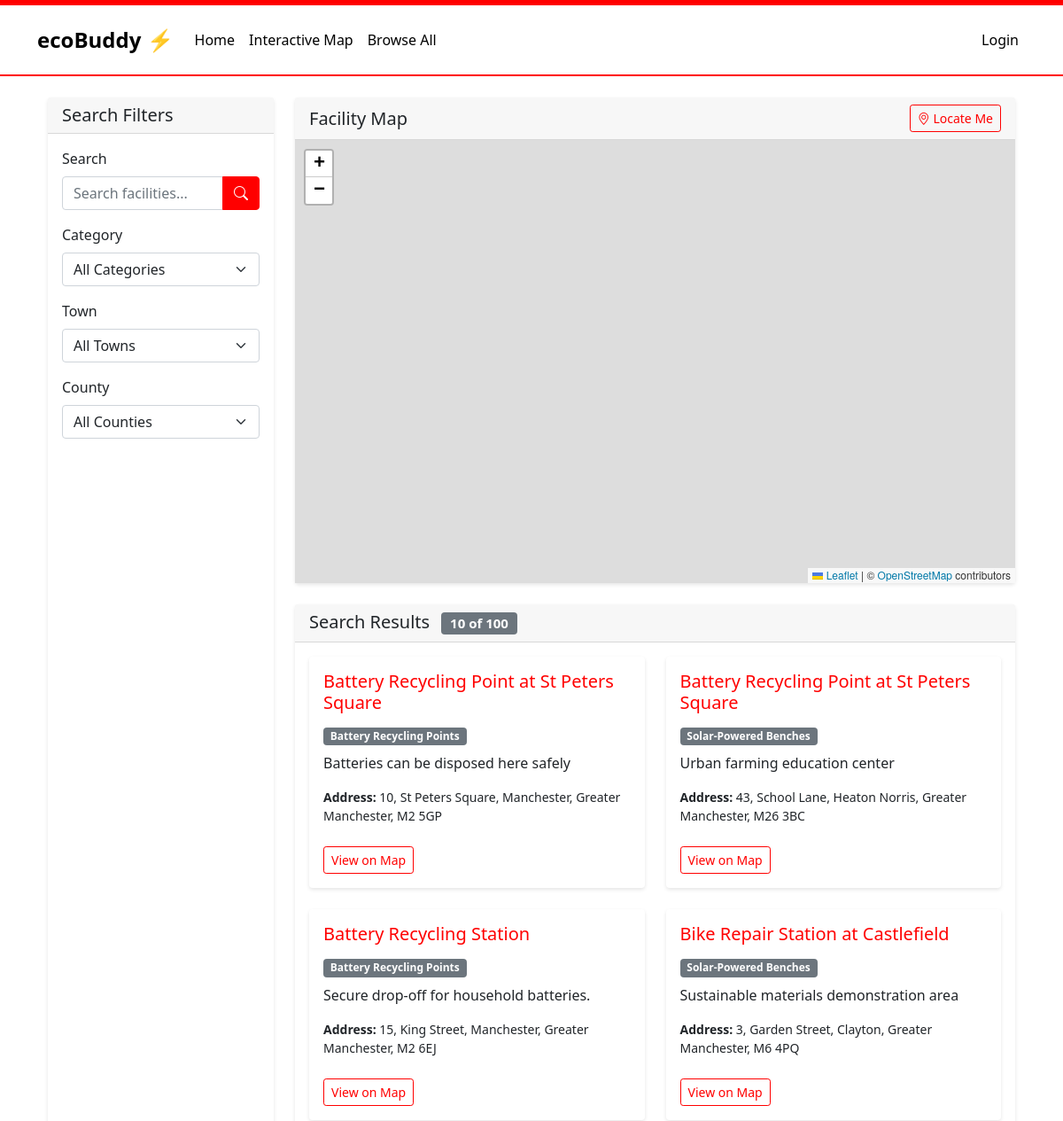
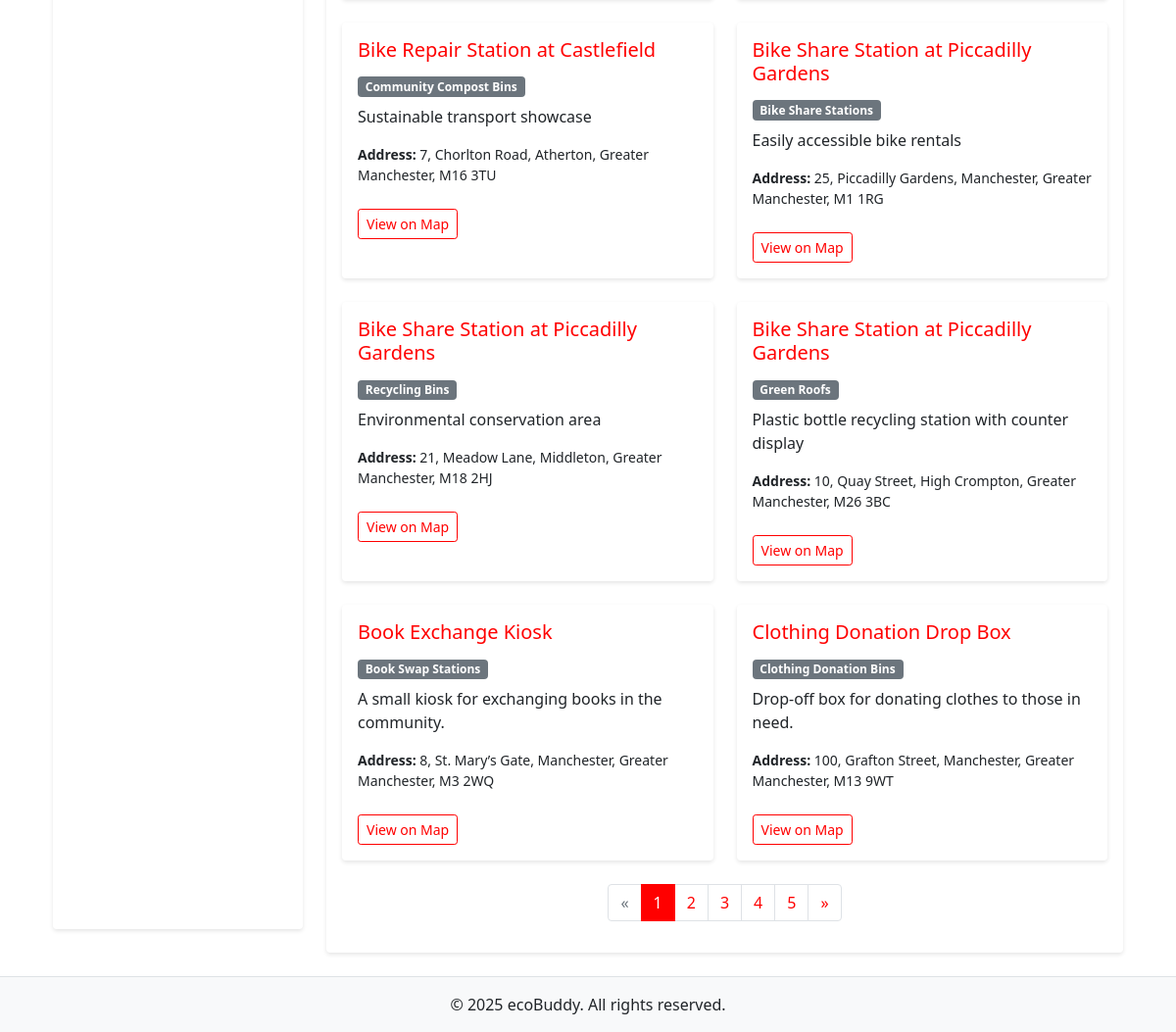
/map.php, run on the app's committed database (2 pictures, top to bottom).
### tables this page shows
CREATE TABLE ecoFacilities (
                               id INTEGER PRIMARY KEY AUTOINCREMENT NOT NULL UNIQUE,
                               title VARCHAR(50) NOT NULL,
                               category INTEGER,
                               description VARCHAR(150) NOT NULL,
                               houseNumber VARCHAR(50),
                               streetName VARCHAR(50),
                               county VARCHAR(50),
                               town VARCHAR(50),
                               postcode VARCHAR(7) NOT NULL,
                               lng FLOAT NOT NULL,
                               lat FLOAT NOT NULL,
                               contributor INTEGER,
                               FOREIGN KEY (category) REFERENCES ecoCategories(id),
                               FOREIGN KEY (contributor) REFERENCES ecoUser(id)
);

CREATE TABLE "ecoCategories"
(
	id INTEGER not null
		primary key
		unique,
	name VARCHAR(50) not null
		unique
);

### map.php (called while the page is built, shortened)
<?php
require_once('Models/EcoFacilitySet.php');
require_once('Models/CategorySet.php');
$view = new stdClass();
$view->pageTitle = 'Facility Map';
$facilitySet = new EcoFacilitySet();
$categorySet = new CategorySet();
$page = isset($_GET['page']) ? max(1, intval($_GET['page'])) : 1;
$limit = 10;
$view->searchTerm = isset($_GET['searchTerm'])
    ? filter_var($_GET['searchTerm'], FILTER_SANITIZE_FULL_SPECIAL_CHARS)
    : '';
$view->selectedCategory = isset($_GET['category'])
    ? filter_var($_GET['category'], FILTER_SANITIZE_NUMBER_INT)
    : null;
$view->selectedTown = isset($_GET['town'])
    ? filter_var($_GET['town'], FILTER_SANITIZE_FULL_SPECIAL_CHARS)
    : '';
$view->selectedCounty = isset($_GET['county'])
    ? filter_var($_GET['county'], FILTER_SANITIZE_FULL_SPECIAL_CHARS)
    : '';
$additionalFilters = [
    'town' => $view->selectedTown,
    'county' => $view->selectedCounty
];
$view->facilities = $facilitySet->searchFacilities(
    $view->searchTerm,
    $view->selectedCategory,
    $page,
    $limit,
    $additionalFilters
);
$view->totalResults = $facilitySet->getTotalCount(
    $view->searchTerm,
    $view->selectedCategory,
    $additionalFilters
);
$view->currentPage = $page;
$view->totalPages = ceil($view->totalResults / $limit);
$view->statuses = [];
$view->categories = $categorySet->fetchAllCategories();
$view->towns = $facilitySet->getUniqueTowns();
$view->counties = $facilitySet->getUniqueCounties();
require_once('Views/map.phtml');

### Models/Database.php (called while the page is built, shortened)
<?php
class Database {
    private static $instance = null;
    private $dbConnection;
    private function __construct() {
        try {
            $this->dbConnection = new PDO('sqlite:' . __DIR__ . '/../db/ecobuddy.sqlite');
            $this->dbConnection->setAttribute(PDO::ATTR_ERRMODE, PDO::ERRMODE_EXCEPTION);
        }
        catch (PDOException $e) {
            echo "Database Connection Error: " . $e->getMessage();
            exit();
        }
    }
    public static function getInstance() {
        if (self::$instance === null) {
            self::$instance = new self();
        }
        return self::$instance;
    }
    public function getdbConnection() {
        return $this->dbConnection;
    }
}

### Models/EcoFacilitySet.php (called while the page is built, shortened)
<?php
require_once('Database.php');
require_once('EcoFacility.php');
class EcoFacilitySet {
    protected $_dbHandle;
    public function __construct() {
        $this->_dbInstance = Database::getInstance();
        $this->_dbHandle = $this->_dbInstance->getdbConnection();
    }
    public function getTotalCount($searchTerm = '', $category = null, $additionalFilters = []) {
        $sql = 'SELECT COUNT(*) as count FROM ecoFacilities WHERE 1=1';
        $params = [];
        $statement = $this->_dbHandle->prepare($sql);
        $statement->execute();
        $result = $statement->fetch();
        return $result['count'];
    }
    public function searchFacilities(
        $searchTerm = '',
        $category = null,
        $page = 1,
        $perPage = 10,
        $additionalFilters = [],
        $sortBy = 'title',
        $sortDir = 'asc'
    ) {
        $offset = ($page - 1) * $perPage;
        $sortDir = strtolower($sortDir) === 'desc' ? 'DESC' : 'ASC';
        $sql = 'SELECT * FROM ecoFacilities WHERE 1=1';
        $sql .= " ORDER BY $sortBy $sortDir LIMIT :limit OFFSET :offset";
        $statement = $this->_dbHandle->prepare($sql);
        $statement->bindValue(':limit', $perPage, PDO::PARAM_INT);
        $statement->bindValue(':offset', $offset, PDO::PARAM_INT);
        $statement->execute();
        $dataSet = [];
        while ($row = $statement->fetch()) {
            $dataSet[] = new EcoFacility($row);
        }
        return $dataSet;
    }
}

### Models/EcoFacility.php (called while the page is built, shortened)
<?php
class EcoFacility {
    protected $_id;
    protected $_title;
    protected $_description;
    protected $_houseNumber;
    protected $_streetName;
    protected $_county;
    protected $_town;
    protected $_postcode;
    public function __construct($dbRow) {
        $this->_id = $dbRow['id'];
        $this->_title = $dbRow['title'];
        $this->_description = $dbRow['description'];
        $this->_houseNumber = $dbRow['houseNumber'];
        $this->_streetName = $dbRow['streetName'];
        $this->_county = $dbRow['county'];
        $this->_town = $dbRow['town'];
        $this->_postcode = $dbRow['postcode'];
    }
    public function getId() { return $this->_id; }
    public function getTitle() { return $this->_title; }
    public function getDescription() { return $this->_description; }
    public function getFullAddress() {
        return implode(", ", array_filter([
            $this->_houseNumber,
            $this->_streetName,
            $this->_town,
            $this->_county,
            $this->_postcode
        ]));
    }
}

### Models/CategorySet.php (called while the page is built, shortened)
<?php
require_once('Database.php');
class Category {
    protected $_name;
    public function __construct($dbRow) {
        $this->_name = $dbRow['name'];
    }
    public function getName() { return $this->_name; }
}
class CategorySet {
    protected $_dbHandle;
    public function __construct() {
        $this->_dbInstance = Database::getInstance();
        $this->_dbHandle = $this->_dbInstance->getdbConnection();
    }
    public function fetchAllCategories() {
        $sqlQuery = 'SELECT * FROM ecoCategories ORDER BY name';
        $statement = $this->_dbHandle->prepare($sqlQuery);
        $statement->execute();
        $dataSet = [];
        while ($row = $statement->fetch()) {
            $dataSet[] = new Category($row);
        }
        return $dataSet;
    }
}

### Views/map.phtml (the view, shortened to what this page needs)
<?php require('template/header.phtml') ?>
    <div class="container-fluid mt-4">
        <div class="row">
            <div class="col-lg-3 col-md-4 mb-4">
                <div class="card h-100">
                    <div class="card-header">
                        <h5 class="mb-0">Search Filters</h5>
                    </div>
                    <div class="card-body">
                        <form id="searchForm">
                            <div class="mb-3">
                                <label for="searchTerm" class="form-label">Search</label>
                                <div class="input-group">
                                    <input
                                        type="text"
                                        class="form-control"
                                        id="searchTerm"
                                        name="searchTerm"
                                        placeholder="Search facilities..."
                                        value="<?php echo isset($_GET['searchTerm']) ? htmlspecialchars($_GET['searchTerm']) : ''; ?>"
                                    >
                                    <button class="btn btn-primary" type="submit">
                                        <i class="bi bi-search"></i>
                                    </button>
                                </div>
                            </div>
                            <div class="mb-3">
                                <label for="category" class="form-label">Category</label>
                                <select class="form-select" id="category" name="category">
                                    <option value="">All Categories</option>
                                </select>
                            </div>
                            <div class="mb-3">
                                <label for="town" class="form-label">Town</label>
                                <select class="form-select" id="town" name="town">
                                    <option value="">All Towns</option>
                                </select>
                            </div>
                            <div class="mb-3">
                                <label for="county" class="form-label">County</label>
                                <select class="form-select" id="county" name="county">
                                    <option value="">All Counties</option>
                                </select>
                            </div>
                        </form>
                    </div>
                </div>
            </div>
            <div class="col-lg-9 col-md-8">
                <div class="card mb-4">
                    <div class="card-header d-flex justify-content-between align-items-center">
                        <h5 class="mb-0">Facility Map</h5>
                        <button id="locateMe" class="btn btn-sm btn-outline-primary">
                            <i class="bi bi-geo-alt"></i> Locate Me
                        </button>
                    </div>
                    <div class="card-body p-0">
                        <div id="map" style="height: 500px;"></div>
                    </div>
                </div>
                <div class="card">
                    <div class="card-header">
                        <h5 class="mb-0">
                            Search Results
                            <span class="badge bg-secondary ms-2"><?php echo count($view->facilities); ?> of <?php echo $view->totalResults; ?></span>
                        </h5>
                    </div>
                    <div class="card-body">
                        <?php if (count($view->facilities) > 0): ?>
                            <div class="row row-cols-1 row-cols-md-2 g-4" id="searchResults">
                                <?php foreach ($view->facilities as $facility): ?>
                                    <div class="col">
                                        <div class="card h-100 facility-item" data-facility-id="<?php echo $facility->getId(); ?>">
                                            <div class="card-body">
                                                <h5 class="card-title text-red"><?php echo htmlspecialchars($facility->getTitle()); ?></h5>
                                                <?php
                                                $categoryName = "Unknown";
                                                foreach ($view->categories as $category) {
                                                    if ($category->getId() == $facility->getCategory()) {
                                                        $categoryName = $category->getName();
                                                        break;
                                                    }
                                                }
                                                ?>
                                                <span class="badge bg-secondary mb-2"><?php echo htmlspecialchars($categoryName); ?></span>
                                                <p class="card-text"><?php echo htmlspecialchars($facility->getDescription()); ?></p>
                                                <p class="card-text small">
                                                    <strong>Address:</strong> <?php echo htmlspecialchars($facility->getFullAddress()); ?>
                                                </p>
                                                <button class="btn btn-sm btn-outline-primary mt-2 view-on-map-btn">
                                                    View on Map
                                                </button>
                                            </div>
                                        </div>
                                    </div>
                                <?php endforeach; ?>
                            </div>
                            <?php if ($view->totalPages > 1): ?>
                                <nav aria-label="Search results pagination" class="mt-4">
                                    <ul class="pagination justify-content-center">
                                        <li class="page-item <?php echo $view->currentPage <= 1 ? 'disabled' : ''; ?>">
                                            <a
                                                class="page-link"
                                                href="<?php echo $view->currentPage > 1 ? '?page=' . ($view->currentPage - 1) . (isset($_GET['searchTerm']) ? '&searchTerm=' . urlencode($_GET['searchTerm']) : '') . (isset($_GET['category']) ? '&category=' . $_GET['category'] : '') : '#'; ?>"
                                                aria-label="Previous"
                                            >
                                                <span aria-hidden="true">&laquo;</span>
                                            </a>
                                        </li>
                                        <?php
                                        $startPage = max(1, $view->currentPage - 2);
                                        $endPage = min($view->totalPages, $startPage + 4);
                                        for ($i = $startPage; $i <= $endPage; $i++):
                                            ?>
                                            <li class="page-item <?php echo $i === $view->currentPage ? 'active' : ''; ?>">
                                                <a
                                                    class="page-link"
                                                    href="?page=<?php echo $i . (isset($_GET['searchTerm']) ? '&searchTerm=' . urlencode($_GET['searchTerm']) : '') . (isset($_GET['category']) ? '&category=' . $_GET['category'] : ''); ?>"
                                                >
                                                    <?php echo $i; ?>
                                                </a>
                                            </li>
                                        <?php endfor; ?>
                                        <li class="page-item <?php echo $view->currentPage >= $view->totalPages ? 'disabled' : ''; ?>">
                                            <a
                                                class="page-link"
                                                href="<?php echo $view->currentPage < $view->totalPages ? '?page=' . ($view->currentPage + 1) . (isset($_GET['searchTerm']) ? '&searchTerm=' . urlencode($_GET['searchTerm']) : '') . (isset($_GET['category']) ? '&category=' . $_GET['category'] : '') : '#'; ?>"
                                                aria-label="Next"
                                            >
                                                <span aria-hidden="true">&raquo;</span>
                                            </a>
                                        </li>
                                    </ul>
                                </nav>
                            <?php endif; ?>
                        <?php else: ?>
                            <div class="alert alert-info">
                                No facilities found matching your criteria.
                            </div>
                        <?php endif; ?>
                    </div>
                </div>
            </div>
        </div>
    </div>
    <link rel="stylesheet" href="https://unpkg.com/leaflet@1.7.1/dist/leaflet.css" />
    <link rel="stylesheet" href="https://unpkg.com/leaflet.markercluster@1.4.1/dist/MarkerCluster.css" />
    <link rel="stylesheet" href="https://unpkg.com/leaflet.markercluster@1.4.1/dist/MarkerCluster.Default.css" />
<?php require('template/footer.phtml') ?>

### data on the page
ecofacilities: title "Battery Recycling Point at St Peters Square", category.name "Battery Recycling Points", description "Batteries can be disposed here safely", $facility->getFullAddress() "10, St Peters Square, Manchester, Greater Manchester, M2 5GP"
ecofacilities: title "Battery Recycling Point at St Peters Square", category.name "Solar-Powered Benches", description "Urban farming education center", $facility->getFullAddress() "43, School Lane, Heaton Norris, Greater Manchester, M26 3BC"
ecofacilities: title "Battery Recycling Station", category.name "Battery Recycling Points", description "Secure drop-off for household batteries.", $facility->getFullAddress() "15, King Street, Manchester, Greater Manchester, M2 6EJ"
ecofacilities: title "Bike Repair Station at Castlefield", category.name "Solar-Powered Benches", description "Sustainable materials demonstration area", $facility->getFullAddress() "3, Garden Street, Clayton, Greater Manchester, M6 4PQ"
ecofacilities: title "Bike Repair Station at Castlefield", category.name "Community Compost Bins", description "Sustainable transport showcase", $facility->getFullAddress() "7, Chorlton Road, Atherton, Greater Manchester, M16 3TU"
ecofacilities: title "Bike Share Station at Piccadilly Gardens", category.name "Bike Share Stations", description "Easily accessible bike rentals", $facility->getFullAddress() "25, Piccadilly Gardens, Manchester, Greater Manchester, M1 1RG"
ecofacilities: title "Bike Share Station at Piccadilly Gardens", category.name "Recycling Bins", description "Environmental conservation area", $facility->getFullAddress() "21, Meadow Lane, Middleton, Greater Manchester, M18 2HJ"
ecofacilities: title "Bike Share Station at Piccadilly Gardens", category.name "Green Roofs", description "Plastic bottle recycling station with counter display", $facility->getFullAddress() "10, Quay Street, High Crompton, Greater Manchester, M26 3BC"
ecofacilities: title "Book Exchange Kiosk", category.name "Book Swap Stations", description "A small kiosk for exchanging books in the community.", $facility->getFullAddress() "8, St. Mary’s Gate, Manchester, Greater Manchester, M3 2WQ"
ecofacilities: title "Clothing Donation Drop Box", category.name "Clothing Donation Bins", description "Drop-off box for donating clothes to those in need.", $facility->getFullAddress() "100, Grafton Street, Manchester, Greater Manchester, M13 9WT"

### other printed values
count($view->facilities) "10"
$view->totalResults "100"
